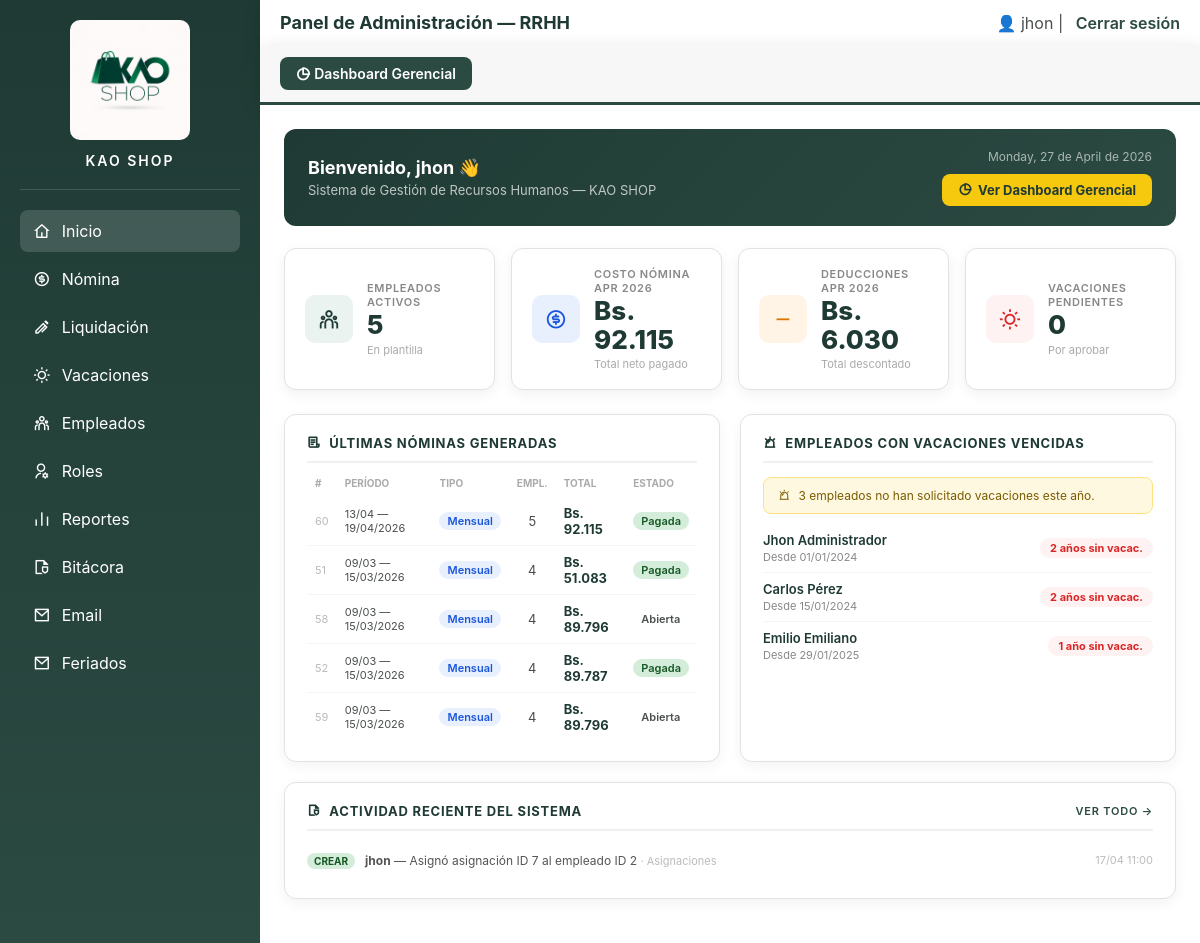
Before: /PHP/administrador.php (signed in) with the older database file.
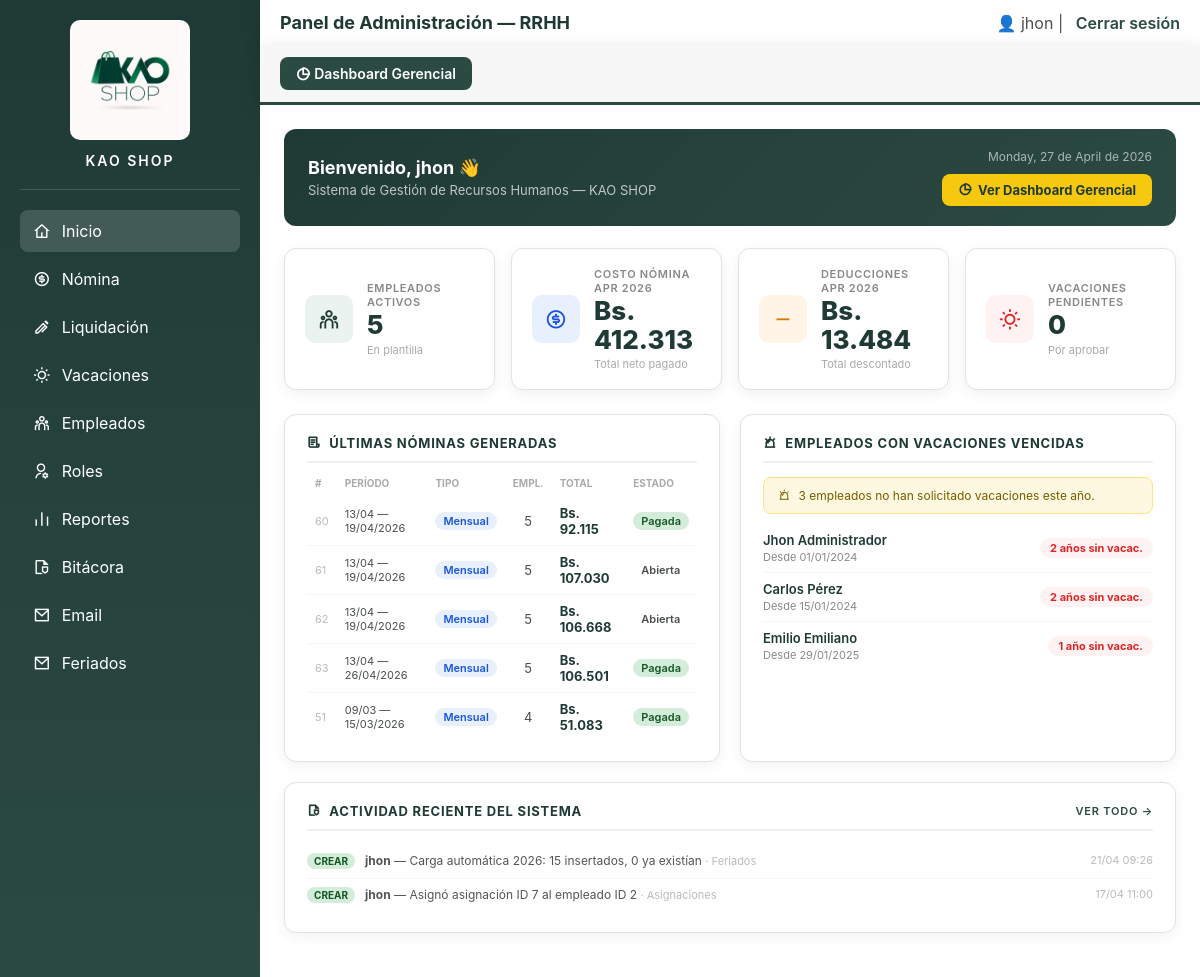
After: the same page with the newer database file.
### tables this page shows
CREATE TABLE `nomina` (
  `id_nomina` int(11) NOT NULL,
  `fecha_inicio` date NOT NULL,
  `fecha_fin` date NOT NULL,
  `tipo` enum('semanal','quincenal','mensual') DEFAULT 'mensual',
  `estado` enum('abierta','cerrada','pagada') DEFAULT 'abierta',
  `creada_por` varchar(100) DEFAULT NULL,
  `fecha_creacion` timestamp NOT NULL DEFAULT current_timestamp()
);

CREATE TABLE `empleados` (
  `id` int(11) NOT NULL,
  `cedula` varchar(20) NOT NULL,
  `nombre` varchar(100) NOT NULL,
  `apellido` varchar(100) NOT NULL,
  `direccion` text DEFAULT NULL,
  `telefono` varchar(20) DEFAULT NULL,
  `email` varchar(100) DEFAULT NULL,
  `fecha_ingreso` date NOT NULL,
  `salario_base` decimal(10,2) NOT NULL,
  `estado` enum('activo','inactivo') DEFAULT 'activo'
);

CREATE TABLE `auditoria` (
  `id` int(11) NOT NULL,
  `usuario` varchar(100) NOT NULL,
  `cargo_id` int(11) NOT NULL,
  `accion` varchar(50) NOT NULL,
  `modulo` varchar(80) NOT NULL,
  `descripcion` text NOT NULL,
  `ip` varchar(45) NOT NULL,
  `fecha` datetime NOT NULL DEFAULT current_timestamp()
);

### PHP/administrador.php (the view, shortened to what the changed rows need)
<?php
include("db.php");
$nomina_mes = mysqli_fetch_assoc(mysqli_query($conexion,
    "SELECT COALESCE(SUM(dn.total_pagar), 0) AS total
     FROM detalle_nomina dn
     INNER JOIN nomina n ON n.id_nomina = dn.id_nomina
     WHERE MONTH(n.fecha_inicio) = MONTH(CURDATE())
     AND YEAR(n.fecha_inicio)  = YEAR(CURDATE())"
))['total'];
$deducciones_mes = mysqli_fetch_assoc(mysqli_query($conexion,
    "SELECT COALESCE(SUM(dn.total_deducciones), 0) AS total
     FROM detalle_nomina dn
     INNER JOIN nomina n ON n.id_nomina = dn.id_nomina
     WHERE MONTH(n.fecha_inicio) = MONTH(CURDATE())
     AND YEAR(n.fecha_inicio)  = YEAR(CURDATE())"
))['total'];
$vac_vencidas = mysqli_fetch_all(mysqli_query($conexion,
    "SELECT e.id, e.nombre, e.apellido, e.fecha_ingreso,
            TIMESTAMPDIFF(YEAR, e.fecha_ingreso, CURDATE()) AS anos
     FROM empleados e
     WHERE e.estado = 'activo'
       AND TIMESTAMPDIFF(YEAR, e.fecha_ingreso, CURDATE()) >= 1
       AND e.id NOT IN (
           SELECT empleado_id FROM vacaciones
           WHERE estado IN ('pendiente','aprobada')
           AND YEAR(fecha_inicio) = YEAR(CURDATE())
       )
     ORDER BY anos DESC
     LIMIT 8"
), MYSQLI_ASSOC);
$ultimas_nominas = mysqli_fetch_all(mysqli_query($conexion,
    "SELECT n.id_nomina, n.tipo, n.fecha_inicio, n.fecha_fin, n.estado,
            COUNT(dn.id_detalle) AS empleados,
            COALESCE(SUM(dn.total_pagar),0) AS total
     FROM nomina n
     LEFT JOIN detalle_nomina dn ON dn.id_nomina = n.id_nomina
     GROUP BY n.id_nomina
     ORDER BY n.fecha_inicio DESC
     LIMIT 5"
), MYSQLI_ASSOC);
$hay_auditoria = mysqli_query($conexion, "SHOW TABLES LIKE 'auditoria'");
$ultimas_acciones = [];
if (mysqli_num_rows($hay_auditoria) > 0) {
    $ultimas_acciones = mysqli_fetch_all(mysqli_query($conexion,
        "SELECT usuario, accion, modulo, descripcion, fecha
         FROM auditoria ORDER BY fecha DESC LIMIT 6"
    ), MYSQLI_ASSOC);
}
?>
<!DOCTYPE html>
<html lang="es">
<head>
<link rel="stylesheet" href="../css/administrador.css">
<link href="https://cdn.jsdelivr.net/npm/remixicon@4.2.0/fonts/remixicon.css" rel="stylesheet">
</head>
<body>
<div class="main">
    <header>
        <h2>Panel de Administración — RRHH</h2>
    </header>
    <div class="contenido">
        <div class="welcome-bar">
            <div>
                <h2>Bienvenido, <?php echo $_SESSION['usuario']; ?> 👋</h2>
            </div>
        </div>
        <div class="kpi-grid">
            <a href="ver_nomina.php" class="kpi-card">
                <div>
                    <div class="kpi-label">Costo nómina <?= date('M Y') ?></div>
                    <div class="kpi-valor">Bs. <?= number_format($nomina_mes, 0, ',', '.') ?></div>
                    <div class="kpi-sub">Total neto pagado</div>
                </div>
            </a>
            <a href="deducciones.php" class="kpi-card">
                <div>
                    <div class="kpi-label">Deducciones <?= date('M Y') ?></div>
                    <div class="kpi-valor">Bs. <?= number_format($deducciones_mes, 0, ',', '.') ?></div>
                    <div class="kpi-sub">Total descontado</div>
                </div>
            </a>
        </div>
        <div class="dash-grid">
            <div class="dash-section">
                <?php if (!empty($ultimas_nominas)): ?>
                <table class="dash-table">
                    <tr>
                        <th>#</th>
                        <th>Período</th>
                        <th>Tipo</th>
                        <th>Empl.</th>
                        <th>Total</th>
                        <th>Estado</th>
                    </tr>
                    <?php foreach ($ultimas_nominas as $n): ?>
                    <tr>
                        <td style="color:#bbb; font-size:11px;"><?= $n['id_nomina'] ?></td>
                        <td style="font-size:11px;"><?= date('d/m', strtotime($n['fecha_inicio'])) ?> — <?= date('d/m/Y', strtotime($n['fecha_fin'])) ?></td>
                        <td><span class="badge <?= $n['tipo'] ?>"><?= ucfirst($n['tipo']) ?></span></td>
                        <td style="text-align:center;"><?= $n['empleados'] ?></td>
                        <td style="font-weight:700; color:#1f3a34;">Bs. <?= number_format($n['total'], 0, ',', '.') ?></td>
                        <td><span class="badge <?= $n['estado'] ?>"><?= ucfirst($n['estado']) ?></span></td>
                    </tr>
                    <?php endforeach; ?>
                </table>
                <?php else: ?>
                    <p style="color:#aaa; font-size:13px;">No hay nóminas registradas.</p>
                <?php endif; ?>
            </div>
            <div class="dash-section">
                <?php if (!empty($vac_vencidas)): ?>
                    <?php foreach ($vac_vencidas as $v): ?>
                    <div class="vac-item">
                        <div>
                            <div class="vac-nombre"><?= $v['nombre'].' '.$v['apellido'] ?></div>
                            <div class="vac-anos">Desde <?= date('d/m/Y', strtotime($v['fecha_ingreso'])) ?></div>
                        </div>
                        <span class="vac-badge"><?= $v['anos'] ?> año<?= $v['anos'] > 1 ? 's' : '' ?> sin vacac.</span>
                    </div>
                    <?php endforeach; ?>
                <?php else: ?>
                    <p style="color:#28a745; font-size:13px; display:flex; align-items:center; gap:6px;">
                        <i class="ri-checkbox-circle-line"></i> Todos los empleados tienen sus vacaciones al día.
                    </p>
                <?php endif; ?>
            </div>
        </div>
        <?php if (!empty($ultimas_acciones)): ?>
        <div class="dash-section" style="margin-bottom:20px;">
            <?php foreach ($ultimas_acciones as $a): ?>
            <div class="log-item">
                <div class="log-accion">
                    <span class="ac-sm ac-<?= $a['accion'] ?>"><?= $a['accion'] ?></span>
                </div>
                <div class="log-desc">
                    <strong><?= htmlspecialchars($a['usuario']) ?></strong> —
                    <?= htmlspecialchars($a['descripcion']) ?>
                    <span style="color:#bbb; font-size:11px;"> · <?= $a['modulo'] ?></span>
                </div>
                <div class="log-time"><?= date('d/m H:i', strtotime($a['fecha'])) ?></div>
            </div>
            <?php endforeach; ?>
        </div>
        <?php endif; ?>
    </div>
</div>
</body>
</html>

Changed rows visible on the page:
no longer on this page (row unchanged): nomina: id_nomina "58", fecha_inicio "09/03", fecha_fin "15/03/2026", tipo "Mensual", empleados "4", total "89.796", estado "Abierta"
no longer on this page (row unchanged): nomina: id_nomina "52", fecha_inicio "09/03", fecha_fin "15/03/2026", tipo "Mensual", empleados "4", total "89.787", estado "Pagada"
no longer on this page (row edited): nomina: id_nomina "59", fecha_inicio "09/03", fecha_fin "15/03/2026", tipo "Mensual", empleados "4", total "89.796", estado "Abierta"
added nomina: id_nomina "61", fecha_inicio "13/04", fecha_fin "19/04/2026", tipo "Mensual", empleados "5", total "107.030", estado "Abierta"
added nomina: id_nomina "62", fecha_inicio "13/04", fecha_fin "19/04/2026", tipo "Mensual", empleados "5", total "106.668", estado "Abierta"
added nomina: id_nomina "63", fecha_inicio "13/04", fecha_fin "26/04/2026", tipo "Mensual", empleados "5", total "106.501", estado "Pagada"
added auditoria: accion "CREAR", usuario "jhon", descripcion "Carga automática 2026: 15 insertados, 0 ya existían", modulo "Feriados", fecha "21/04 09:26"
Other visible differences:
$nomina_mes: "92.115" → "412.313"
$deducciones_mes: "6.030" → "13.484"
